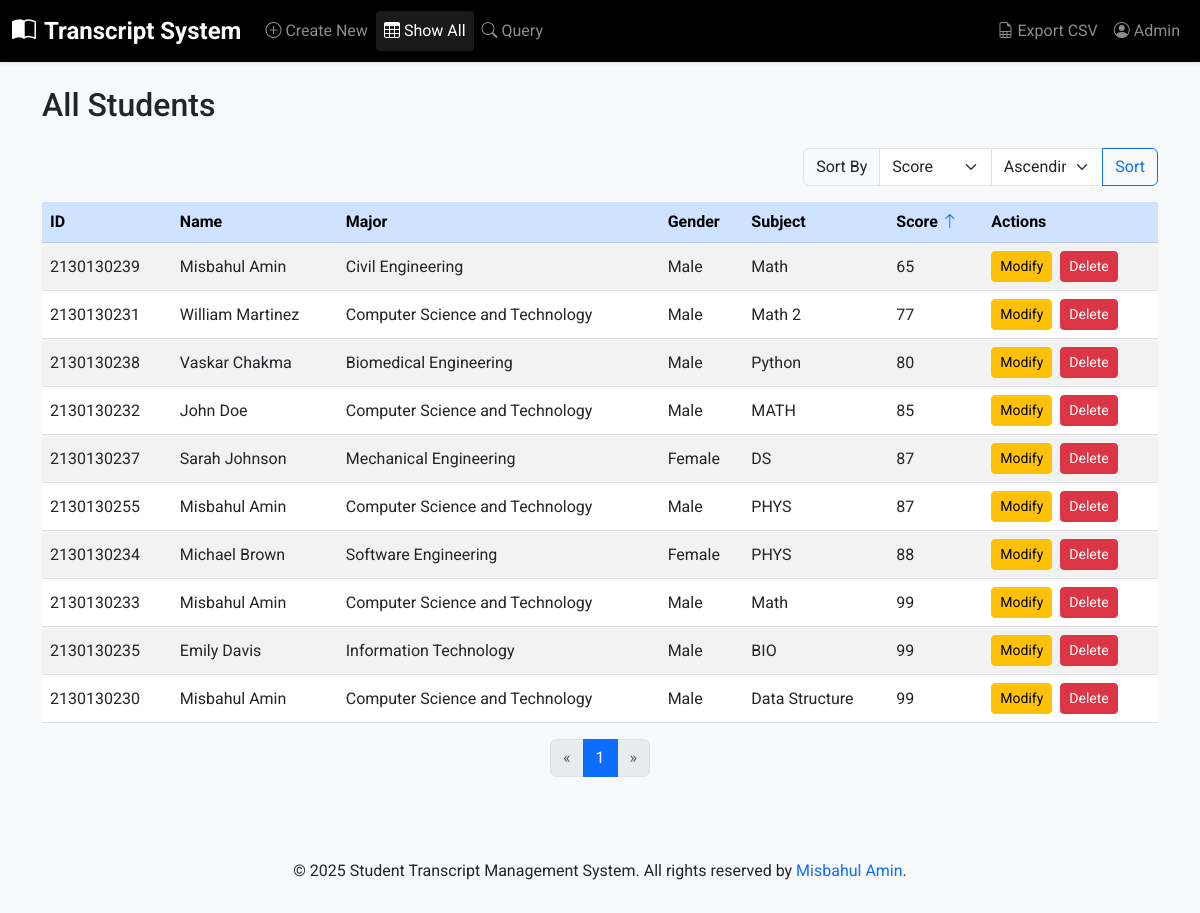
The page /list/?sort=score&order=asc on the database its author committed.
### students/models.py (models this page shows, shortened)
class Student(models.Model):
    MAJOR_CHOICES = [
    ('CST', 'Computer Science and Technology'),
    ('SE', 'Software Engineering'),
    ('IT', 'Information Technology'),
    ('ECE', 'Electronics and Communication Engineering'),
    ('ME', 'Mechanical Engineering'),
    ('EE', 'Electrical Engineering'),
    ('CE', 'Civil Engineering'),
    ('AE', 'Aerospace Engineering'),
    ('BME', 'Biomedical Engineering'),
    ('CHE', 'Chemical Engineering'),
    ('ENV', 'Environmental Engineering'),
    ('DS', 'Data Science'),
    ('AI', 'Artificial Intelligence'),
    ('CY', 'Cybersecurity'),
    ('IS', 'Information Systems'),
    ('BT', 'Biotechnology'),
    ('PH', 'Physics'),
    ('CH', 'Chemistry'),
    ('MA', 'Mathematics'),
    ('ECO', 'Economics'),
]
    GENDER_CHOICES = [
        ('Male', 'Male'),
        ('Female', 'Female'),
        ('Other', 'Other'),
    ]
    major = models.CharField(max_length=50, choices=MAJOR_CHOICES)
    student_id = models.CharField(max_length=20, unique=True)
    name = models.CharField(max_length=100)
    gender = models.CharField(max_length=10, choices=GENDER_CHOICES)
    subject = models.CharField(max_length=100)
    score = models.PositiveIntegerField()

### students/views.py (the view)
# urls.py: path('list/', views.list_students, name='list_students'),
def list_students(request):
    sort_by = request.GET.get('sort', 'student_id')
    order = request.GET.get('order', 'asc')
    if sort_by not in ['student_id', 'score']:
        sort_by = 'student_id'
    if order == 'desc':
        sort_by = '-' + sort_by
    students = Student.objects.all().order_by(sort_by)
    paginator = Paginator(students, 10)  # Show 10 students per page
    page_number = request.GET.get('page')
    page_obj = paginator.get_page(page_number)
    return render(request, 'students/list_students.html', {'page_obj': page_obj, 'sort': sort_by.strip('-'), 'order': order})

### templates/students/list_students.html (shortened to what this page needs)
{% extends 'base.html' %}
{% block content %}
<h2 class="mb-4">All Students</h2>
<div class="d-flex justify-content-end mb-3">
    <form method="get" class="form-inline">
        <div class="input-group">
            <label class="input-group-text" for="sort">Sort By</label>
            <select class="form-select" id="sort" name="sort">
                <option value="score" {% if sort == 'score' %}selected{% endif %}>Score</option>
            </select>
            <select class="form-select" name="order">
                <option value="asc" {% if order == 'asc' %}selected{% endif %}>Ascending</option>
            </select>
            <button class="btn btn-outline-primary" type="submit">Sort</button>
        </div>
    </form>
</div>
<div class="table-responsive">
    <table class="table table-striped table-hover align-middle">
        <thead class="table-primary">
            <tr>
                <th>ID </th>
                <th>Name</th>
                <th>Major</th>
                <th>Gender</th>
                <th>Subject</th>
                <th>Score <a href="?sort=score&order={% if sort == 'score' and order == 'asc' %}desc{% else %}asc{% endif %}">
                    {% if sort == 'score' %}
                        {% if order == 'asc' %}
                            <i class="bi bi-arrow-up"></i>
                        {% else %}
                            <i class="bi bi-arrow-down"></i>
                        {% endif %}
                    {% endif %}
                </a></th>
                <th>Actions</th>
            </tr>
        </thead>
        <tbody>
            {% for student in page_obj.object_list %}
                <tr>
                    <td>{{ student.student_id }}</td>
                    <td>{{ student.name }}</td>
                    <td>{{ student.get_major_display }}</td>
                    <td>{{ student.gender }}</td>
                    <td>{{ student.subject }}</td>
                    <td>{{ student.score }}</td>
                    <td>
                        <a href="{% url 'students:modify_student' student.pk %}" class="btn btn-sm btn-warning me-1">Modify</a>
                        <a href="{% url 'students:delete_student' student.pk %}" class="btn btn-sm btn-danger">Delete</a>
                    </td>
                </tr>
            {% empty %}
                <tr>
                    <td colspan="7" class="text-center">No students found.</td>
                </tr>
            {% endfor %}
        </tbody>
    </table>
</div>
<nav aria-label="Page navigation">
    <ul class="pagination justify-content-center">
        {% if page_obj.has_previous %}
            <li class="page-item">
                <a class="page-link" href="?page={{ page_obj.previous_page_number }}&sort={{ sort }}&order={{ order }}" aria-label="Previous">
                    <span aria-hidden="true">&laquo;</span>
                </a>
            </li>
        {% else %}
            <li class="page-item disabled">
                <span class="page-link" aria-label="Previous">
                    <span aria-hidden="true">&laquo;</span>
                </span>
            </li>
        {% endif %}
        {% for num in page_obj.paginator.page_range %}
            {% if page_obj.number == num %}
                <li class="page-item active"><span class="page-link">{{ num }}</span></li>
            {% elif num > page_obj.number|add:'-3' and num < page_obj.number|add:'3' %}
                <li class="page-item"><a class="page-link" href="?page={{ num }}&sort={{ sort }}&order={{ order }}">{{ num }}</a></li>
            {% endif %}
        {% endfor %}
        {% if page_obj.has_next %}
            <li class="page-item">
                <a class="page-link" href="?page={{ page_obj.next_page_number }}&sort={{ sort }}&order={{ order }}" aria-label="Next">
                    <span aria-hidden="true">&raquo;</span>
                </a>
            </li>
        {% else %}
            <li class="page-item disabled">
                <span class="page-link" aria-label="Next">
                    <span aria-hidden="true">&raquo;</span>
                </span>
            </li>
        {% endif %}
    </ul>
</nav>
{% endblock %}

### static/css/styles.css (style rules this page uses)
body { background-color: #f8f9fa; font-family: 'Roboto', sans-serif; }
.btn-primary, .btn-success, .btn-warning { transition: background-color 0.3s, color 0.3s; }
.mb-4 { margin-bottom: 1.5rem !important; }

### rows shown on the page
Student: student_id "2130130239", name "Misbahul Amin", major "Civil Engineering", gender "Male", subject "Math", score "65"
Student: student_id "2130130231", name "William Martinez", major "Computer Science and Technology", gender "Male", subject "Math 2", score "77"
Student: student_id "2130130238", name "Vaskar Chakma", major "Biomedical Engineering", gender "Male", subject "Python", score "80"
Student: student_id "2130130232", name "John Doe", major "Computer Science and Technology", gender "Male", subject "MATH", score "85"
Student: student_id "2130130237", name "Sarah Johnson", major "Mechanical Engineering", gender "Female", subject "DS", score "87"
Student: student_id "2130130255", name "Misbahul Amin", major "Computer Science and Technology", gender "Male", subject "PHYS", score "87"
Student: student_id "2130130234", name "Michael Brown", major "Software Engineering", gender "Female", subject "PHYS", score "88"
Student: student_id "2130130233", name "Misbahul Amin", major "Computer Science and Technology", gender "Male", subject "Math", score "99"
Student: student_id "2130130235", name "Emily Davis", major "Information Technology", gender "Male", subject "BIO", score "99"
Student: student_id "2130130230", name "Misbahul Amin", major "Computer Science and Technology", gender "Male", subject "Data Structure", score "99"

### other values the page prints
{{ num }} "1"
